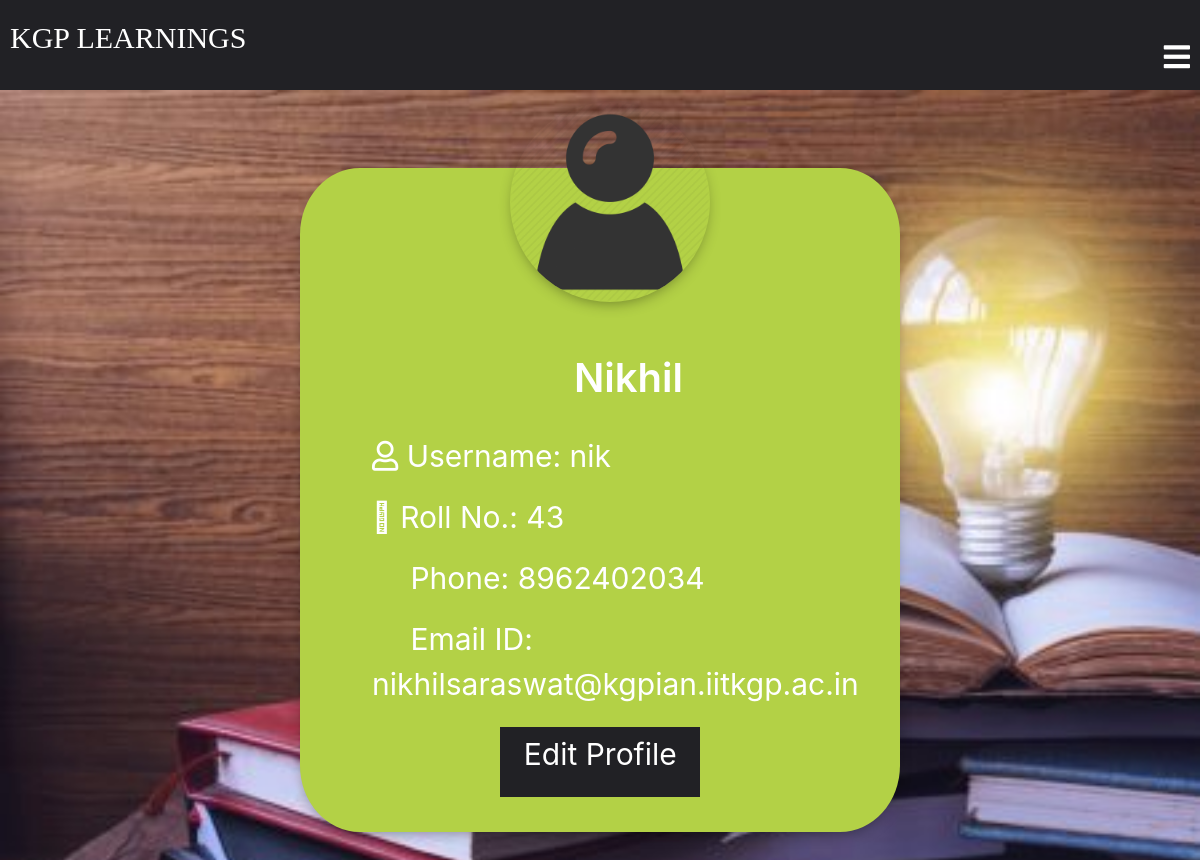
Page /classroom/student/16/ (signed in) on the committed database.
### classroom/models.py (models this page shows, shortened)
class Student(models.Model):
    user = models.OneToOneField(User,on_delete=models.CASCADE,primary_key=True,related_name='Student')
    name=models.CharField(max_length=250)
    roll_no = models.CharField(max_length=50)
    email = models.EmailField(max_length=254)
    phone = models.IntegerField()
    student_profile_pic = models.ImageField(upload_to="classroom/student_profile_pic",blank=True)
    class Meta:
        ordering = ['roll_no']

class User(AbstractUser):
    is_student = models.BooleanField(default=False)
    is_teacher = models.BooleanField(default=False)

### classroom/views.py (the view)
class StudentDetailView(LoginRequiredMixin, DetailView):
    context_object_name = "student"
    model = models.Student
    template_name = 'classroom/student_detail_page.html'

### template/classroom/student_detail_page.html (shortened to what this page needs)
{% extends 'classroom/base.html' %}
{% load static %}
{% block content %}
<div class="profile">
  <div class="profile-box">
    {% if student.student_profile_pic %}
    <img src="{{ student.student_profile_pic.url }}">
    {% else %}
    <img src="{% static 'images/login-avatar.PNG' %}" alt="">
    {% endif %}
    <div class="profile-details">
      <h1>{{ student.name }}</h1>
      <br>
      <p><i class="far fa-user"></i> Username: {{ student.user.username }}</p>
      <p><i class="fal fa-user-tag"></i> Roll No.: {{ student.roll_no }}</p>
      <p><i class="far fa-phone"></i> Phone: {{ student.phone }}</p>
      <p><i class="far fa-envelope-open-text"></i> Email ID: {{ student.email }}</p>
      <a href="{% url 'classroom:student_update' pk=user.pk %}">
        <p class="edit-button">Edit Profile</p>
      </a>
    </div>
  </div>
</div>
{% endblock %}

### static/css/newbase.css (style rules this page uses)
.profile { margin:0; padding: 0; position: absolute; width:100%; height: 100vh; display:flex; justify-content: center; align-items: center; }
.profile img { position: absolute; margin: 0; width: 100%; height: 100%; object-fit: cover; background-attachment: fixed; }
.profile-box { width: 600px; margin-top: 20px; background: #b3d146; position: absolute; padding: 15px; border-radius: 10%; box-shadow: 0 5px 15px -5px #00000070 }
.profile-box img { width: 200px; height: 200px; border-radius: 50%; top: -10%; left: 35%; box-shadow: 0 5px 15px -5px #00000070 }
.profile-details { color: white; margin-top: 30%; margin-left: 10%; }
.profile-details h1 { font-size: 40px; font-weight: 600; text-align: center; }
.profile-details p { font-size: 30px; font-weight: 400; }
.profile-details .edit-button { margin: 20px; margin-left: 25%; height: 70px; width: 200px; text-align: center; background: #212125; text-decoration: none; color: white; padding: 5px; }

### rows in the picture
Student: name "Nikhil", user.username "nik", roll_no "43", phone "8962402034", email "nikhilsaraswat@kgpian.iitkgp.ac.in"
